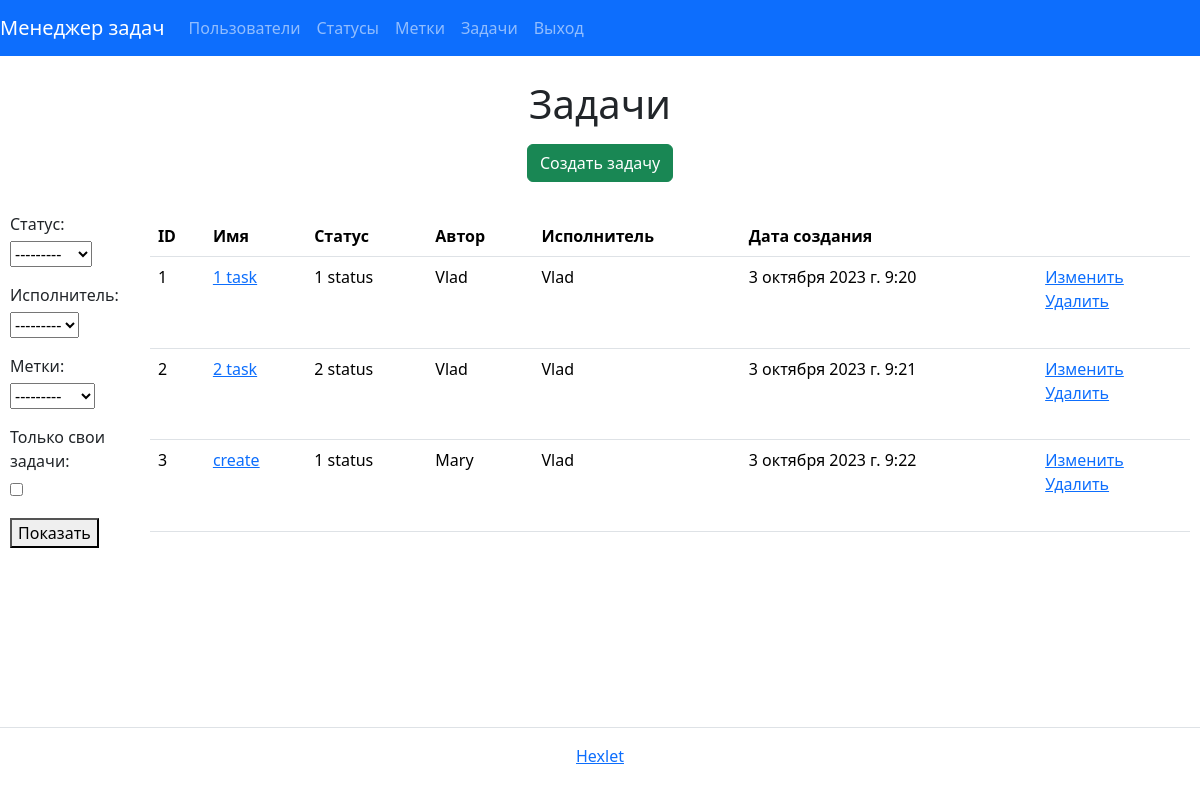
Page /tasks/ (signed in) on the committed database.
### task_manager/tasks/models.py (models this page shows, shortened)
class Task(models.Model):
    name = models.CharField(_('name'), max_length=30)
    description = models.TextField(_('description'), blank=True)
    status = models.ForeignKey(Status, on_delete=models.PROTECT, verbose_name=_('status'))
    author = models.ForeignKey(
        User,
        on_delete=models.PROTECT,
        related_name='author',
        blank=True,
        verbose_name=_('author')
    )
    executor = models.ForeignKey(
        get_user_model(),
        on_delete=models.PROTECT,
        related_name='executor',
        blank=True,
        null=True,
        verbose_name=_('executor')
    )
    created_at = models.DateTimeField(_("created_at"), default=timezone.now)
    labels = models.ManyToManyField(
        Label,
        through='TaskLabel',
        related_name='labels',
        verbose_name=_('labels'),
        blank=True,
    )
    class Meta:
        ordering = ['id']

### task_manager/statuses/models.py (models this page shows)
class Status(models.Model):
    name = models.CharField(_('name'), max_length=30)
    created_at = models.DateTimeField(auto_now_add=True)
    def __str__(self):
        return self.name

### task_manager/tasks/views.py (the view)
# urls.py: path('', TaskList.as_view(), name='task_index'),
class TaskList(UserLoginMixin, FilterView):
    model = Task
    template_name = 'tasks/index.html'
    context_object_name = 'tasks'
    filterset_class = TaskFilter

### task_manager/labels/models.py (called while the page is built)
    def __str__(self):
        return self.name

### task_manager/templates/tasks/index.html (shortened to what this page needs)
{% extends "base.html" %}
{% load i18n %}
{% block content %}
<h1 class="my-2 text-center">{% trans "Tasks" %}</h1>
<div class="d-flex justify-content-center mt-3 mb-0">
  <a class="btn btn-success btn-md" href="{% url 'task_create' %}">{% trans "Create task" %}</a>
</div>
<div class="container">
  <div class="flex-container">
    <div class="filter-form">
      <form method="get">
        {{ filter.form.as_p }}
        <button type="submit">{% trans 'Show' %}</button>
      </form>
    </div>
    <table class="table table-lg-responsive table-hover mt-4">
      <thead class="thead-light">
        <tr>
          <th>{% trans "ID" %}</th>
          <th>{% trans "Name" %}</th>
          <th>{% trans "Status" %}</th>
          <th>{% trans "Author" %}</th>
          <th>{% trans "Executor" %}</th>
          <th>{% trans "Creation date" %}</th>
          <th></th>
        </tr>
      </thead>
      <tbody>
        {% if tasks %}
          {% for task in tasks %}
          <tr>
            <td>{{ task.id }}</td>
            <td><a href="{% url 'task_single' task.id %}">{{ task.name }}</a></td>
            <td>{{ task.status }}</td>
            <td>{{ task.author }}</td>
            {% if task.executor %}
            <td>{{ task.executor }}</td>
            {% else %}
            <td></td>
            {% endif %}
            <td>{{ task.created_at }}</td>
            <td>
              <a href="{% url 'task_update' task.id %}">{% trans "Modify" %}</a>
              <br>
              <a href="{% url 'task_delete' task.id %}">{% trans "Delete" %}</a>
            </td>
          </tr>
          {% endfor %}
        {% endif %}
      </tbody>
    </table>
  </div>
</div>
{% endblock %}

### task_manager/templates/tasks/index.html (style rules this page uses)
.flex-container { display: flex; }
.container { max-width: 100%; padding: 10px 10px 20px 10px; }
.filter-form { margin-top: 20px; }
.filter-form label { display: block; margin-bottom: 5px; }

### rows in the picture
Task: id "1", name "1 task", status "1 status", author "Vlad", executor "Vlad", created_at "3 октября 2023 г. 9:20"
Task: id "2", name "2 task", status "2 status", author "Vlad", executor "Vlad", created_at "3 октября 2023 г. 9:21"
Task: id "3", name "create", status "1 status", author "Mary", executor "Vlad", created_at "3 октября 2023 г. 9:22"
